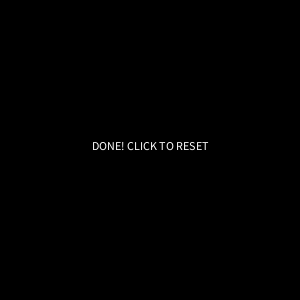
Frame 1 (no input)
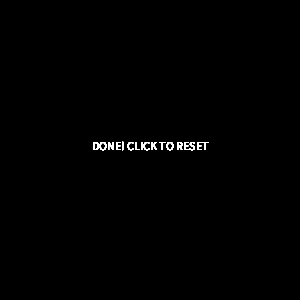
Frame 60 (the mouse pressed at the canvas centre just before this capture)
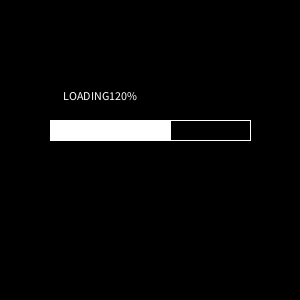
Frame 120 (the mouse held since frame 60 and released just before this capture)

The Processing sketch that drew these frames (run headless with seeded random() and noise(); from frame 60 on, the mouse is pressed at the canvas centre):

// Processing sketch: processing_43000
// ── processing_43000.pde

boolean mouseIsDown = false;
String done = "DONE! CLICK TO RESET";

void setup()
{
  size(300, 300);
  background(0);
  smooth();
}

int nums = millis();
void draw()
{
  textAlign(CENTER);
  text(done, 150, 150);
  
  for (int i = 0; i < 200; i++)
  {
    
  
  if(mouseIsDown == true)
  {
    noStroke();
    fill(0);
    rect(0, 0, width, height);
    fill(255);
    float val = 100;
    float m = map(val, 0, 100, 0, 100);
    text("LOADING" + frameCount +"%", 100, 100);
    stroke(255);
    strokeWeight(1);
    noFill();
    rect(50, 120, 200, 20);
    fill(255);
    rect(50, 120, frameCount, 20);
  }
  
//  if (frameCount > 100)
 // {
    
  }
  
//  
//  if(frameCount % 300 == 0)
//  {
//    fill(255);
//    rect(50, 120, 200, 20);
//  }
}


void mousePressed() {
  mouseIsDown = true;
}
 
void mouseReleased() {
  mouseIsDown = false;
}
